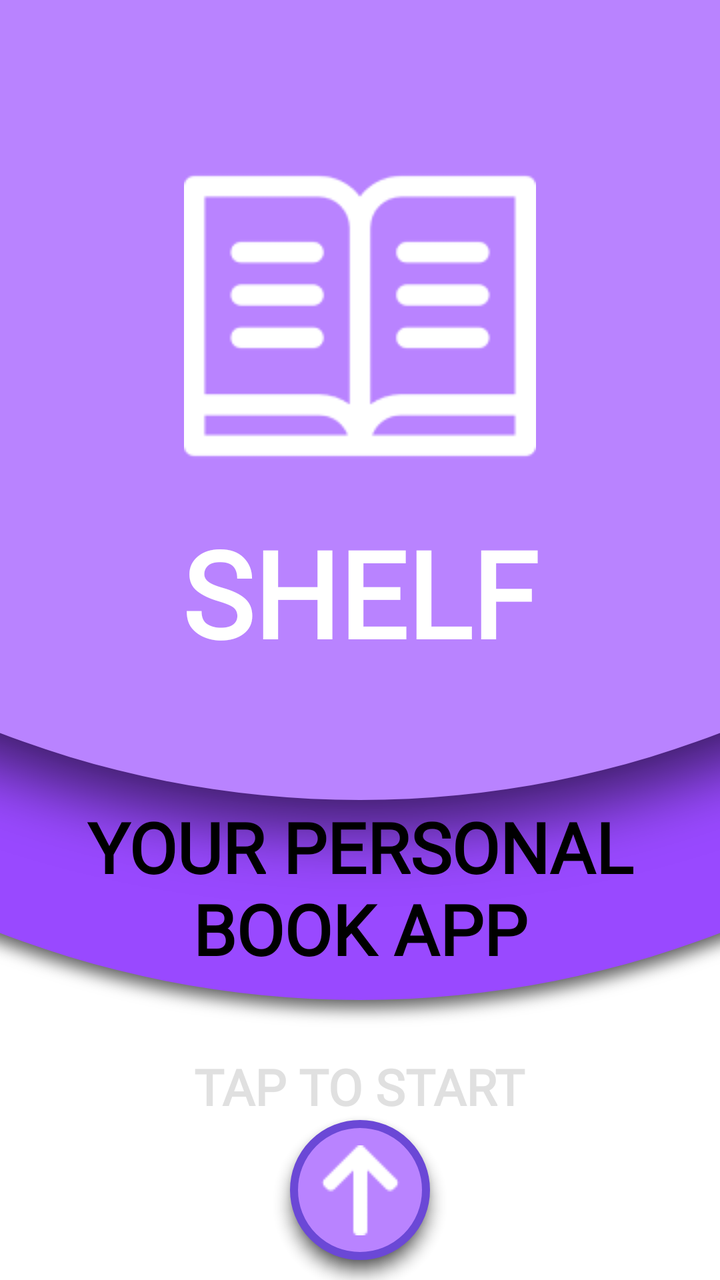
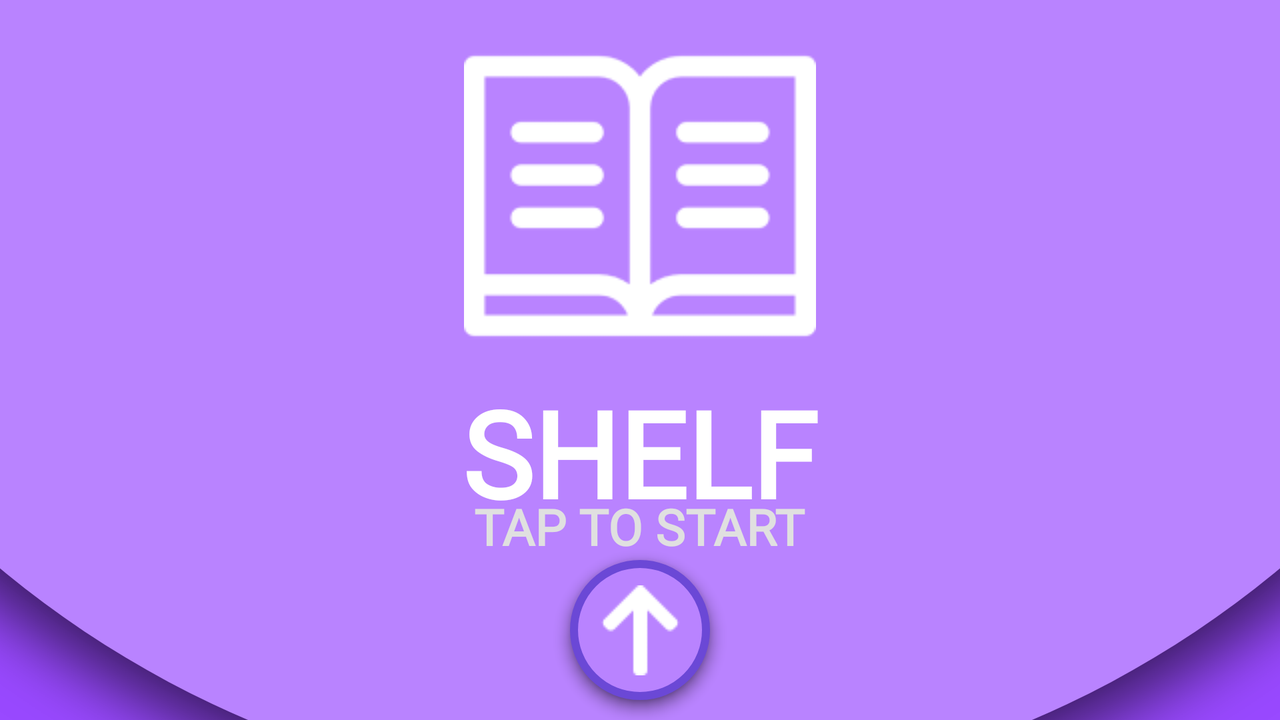

Compare how this app lays out the same screen by default and in its alternative resource folder. The renders come first, then the two layout files and the values they reference.
<!-- AndroidManifest.xml: application theme Theme.MyApplication -->
<!-- res/layout/activity_main.xml -->
<?xml version="1.0" encoding="utf-8"?>
<RelativeLayout xmlns:android="http://schemas.android.com/apk/res/android"
    android:layout_width="match_parent"
    android:layout_height="match_parent"
    android:background="#FFFFFF">

    <LinearLayout
        android:layout_width="match_parent"
        android:layout_height="wrap_content"
        android:orientation="vertical">

        <RelativeLayout
            android:layout_width="1000dp"
            android:layout_height="1000dp"
            android:layout_gravity="center"
            android:background="@drawable/main_half_circle_background"
            android:clipToPadding="false"
            android:elevation="2dp"
            android:translationY="-500dp"
            android:translationZ="2dp">

            <RelativeLayout
                android:layout_width="1000dp"
                android:layout_height="1000dp"
                android:background="@drawable/main_dark_half_circle_background"
                android:clipToPadding="false"
                android:elevation="8dp"
                android:translationY="-100dp"
                android:translationZ="8dp" />
        </RelativeLayout>

    </LinearLayout>

    <LinearLayout
        android:layout_width="wrap_content"
        android:layout_height="wrap_content"
        android:layout_centerHorizontal="true"
        android:layout_marginTop="70dp"
        android:orientation="vertical">
        <ImageView
            android:layout_width="wrap_content"
            android:layout_height="wrap_content"
            android:layout_gravity="center"
            android:src="@drawable/main_book" />

        <TextView
            android:layout_width="wrap_content"
            android:layout_height="wrap_content"
            android:layout_gravity="center"
            android:layout_marginTop="10dp"
            android:fontFamily="@font/montserrat_bold"
            android:text="SHELF"
            android:textColor="#FFFFFF"
            android:textSize="60sp"
            android:textStyle="bold" />
    </LinearLayout>

    <TextView
        android:layout_width="wrap_content"
        android:layout_height="wrap_content"
        android:layout_centerHorizontal="true"
        android:fontFamily="@font/montserrat_bold"
        android:gravity="center"
        android:maxWidth="350dp"
        android:text="YOUR PERSONAL BOOK APP"
        android:textColor="#000000"
        android:textSize="35sp"
        android:textStyle="bold"
        android:translationY="400dp" />

<LinearLayout
    android:layout_width="match_parent"
    android:layout_height="wrap_content"
    android:layout_alignParentBottom="true"
    android:layout_centerHorizontal="true"
    android:orientation="vertical">

    <TextView
        android:layout_width="wrap_content"
        android:layout_height="wrap_content"
        android:fontFamily="@font/montserrat_bold"
        android:gravity="center"
        android:layout_gravity="center"
        android:maxWidth="300dp"
        android:text="TAP TO START"
        android:textColor="#E0E0E0"
        android:textSize="25sp"
        android:textStyle="bold" />

    <ImageButton
        android:layout_width="70dp"
        android:layout_height="70dp"
        android:layout_gravity="center"
        android:layout_marginBottom="10dp"
        android:background="@drawable/main_round_button_background"
        android:elevation="1dp"
        android:onClick="startWorkActivity"
        android:src="@drawable/main_arrow"
        android:translationZ="4dp" />
    </LinearLayout>
</RelativeLayout>
<!-- resources referenced by this layout -->
<resources>
  <!-- drawable main_arrow: png bitmap (drawable, 518 bytes) -->
  <!-- drawable main_book: png bitmap (drawable, 3037 bytes) -->
  <!-- drawable main_dark_half_circle_background (drawable) -->
  <?xml version="1.0" encoding="utf-8"?>
  <shape xmlns:android="http://schemas.android.com/apk/res/android"
      android:shape="oval">
  
      <solid android:color="#B983FF"/>
  
      <corners
          android:bottomLeftRadius="0dp"
          android:bottomRightRadius="0dp"
          android:topLeftRadius="100dp"
          android:topRightRadius="100dp"/>
  
      <padding
          android:left="25dp"
          android:right="25dp"
          android:top="25dp"
          android:bottom="25dp"/>
  
      <size
          android:width="100dp"
          android:height="100dp"/>
  
      <corners android:radius="50dp"/>
  
      <padding
          android:left="10dp"
          android:right="10dp"
          android:top="10dp"
          android:bottom="10dp"/>
  
  </shape>
  <!-- drawable main_half_circle_background (drawable) -->
  <?xml version="1.0" encoding="utf-8"?>
  <shape xmlns:android="http://schemas.android.com/apk/res/android"
      android:shape="oval">
  
      <solid android:color="#9949FF"/>
  
  </shape>
  <!-- drawable main_round_button_background (drawable) -->
  <?xml version="1.0" encoding="utf-8"?>
  <selector xmlns:android="http://schemas.android.com/apk/res/android">
  
      <item >
          <shape xmlns:android="http://schemas.android.com/apk/res/android"
              android:shape="oval">
              <solid android:color="#B983FF"/>
              <stroke
                  android:width="4dp"
                  android:color="#6B48D6"/>
          </shape>
  
      </item>
  
  </selector>
  <style name="Theme.MyApplication" parent="Theme.MaterialComponents.Light.DarkActionBar">
          <item name="android:spotShadowAlpha">0.6</item>
          <item name="android:windowActivityTransitions">true</item>
      </style>
</resources>
<!-- res/layout-land/activity_main.xml (the repository's variant of the layout above) -->
<!-- drawn on the phone turned sideways -->
<?xml version="1.0" encoding="utf-8"?>
<RelativeLayout xmlns:android="http://schemas.android.com/apk/res/android"
    android:layout_width="match_parent"
    android:layout_height="match_parent"
    android:background="#FFFFFF">

    <LinearLayout
        android:layout_width="match_parent"
        android:layout_height="wrap_content"
        android:orientation="vertical">

        <RelativeLayout
            android:layout_width="1000dp"
            android:layout_height="1000dp"
            android:layout_gravity="center"
            android:background="@drawable/main_half_circle_background"
            android:clipToPadding="false"
            android:elevation="2dp"
            android:translationY="-500dp"
            android:translationZ="2dp">

            <RelativeLayout
                android:layout_width="1000dp"
                android:layout_height="1000dp"
                android:background="@drawable/main_dark_half_circle_background"
                android:clipToPadding="false"
                android:elevation="8dp"
                android:translationY="-100dp"
                android:translationZ="8dp" />
        </RelativeLayout>

    </LinearLayout>

    <LinearLayout
        android:layout_width="wrap_content"
        android:layout_height="wrap_content"
        android:layout_centerHorizontal="true"
        android:layout_marginTop="10dp"
        android:orientation="vertical">
        <ImageView
            android:layout_width="wrap_content"
            android:layout_height="wrap_content"
            android:layout_gravity="center"
            android:src="@drawable/main_book" />

        <TextView
            android:layout_width="wrap_content"
            android:layout_height="wrap_content"
            android:layout_gravity="center"
            android:layout_marginTop="0dp"
            android:fontFamily="@font/montserrat_bold"
            android:text="SHELF"
            android:textColor="#FFFFFF"
            android:textSize="60sp"
            android:textStyle="bold" />
    </LinearLayout>

<LinearLayout
    android:layout_width="match_parent"
    android:layout_height="wrap_content"
    android:layout_alignParentBottom="true"
    android:layout_centerHorizontal="true"
    android:orientation="vertical">

    <TextView
        android:layout_width="wrap_content"
        android:layout_height="wrap_content"
        android:fontFamily="@font/montserrat_bold"
        android:gravity="center"
        android:layout_gravity="center"
        android:maxWidth="300dp"
        android:text="TAP TO START"
        android:textColor="#E0E0E0"
        android:textSize="25sp"
        android:textStyle="bold" />

    <ImageButton
        android:layout_width="70dp"
        android:layout_height="70dp"
        android:layout_gravity="center"
        android:layout_marginBottom="10dp"
        android:background="@drawable/main_round_button_background"
        android:elevation="1dp"
        android:onClick="startWorkActivity"
        android:src="@drawable/main_arrow"
        android:translationZ="4dp" />
    </LinearLayout>
</RelativeLayout>
